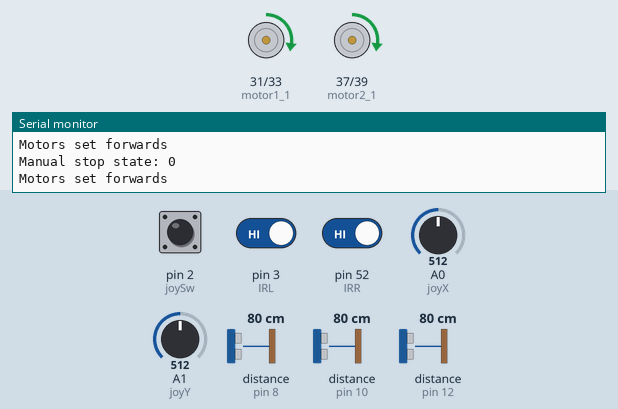
This sketch was run on a simulated Arduino Mega 2560, built with avr-gcc and run on an emulated ATmega2560. Parts: motor-driver pin pairs drawn as motors (green arrow = first pin HIGH = forward, orange = second pin HIGH = backward, longer = more drive, scaled by the enable pin), the last lines printed to the serial monitor. Wiring (inferred from the names in the program): 3 × ultrasonic range finder: trigger pin 9, echo pin 8 / trigger pin 11, echo pin 10 / trigger pin 13, echo pin 12. The inputs (shaded band) are chosen by the test bench; at power-on: distance to the obstacle (sensors on pin 8, pin 12, pin 10) 80 cm, pin 2 (joySw) HIGH, pin 3 (IRL) HIGH, pin 52 (IRR) HIGH, A0 (joyX) = 512, A1 (joyY) = 512. The echo pulse lasts 58.3 µs per cm.

Above: at 1.8 s.
1.9 s: distance to the obstacle (sensor on pin 8) set to 34 cm
6.3 s: distance to the obstacle (sensor on pin 8) set to 28 cm
At 10.6 s:
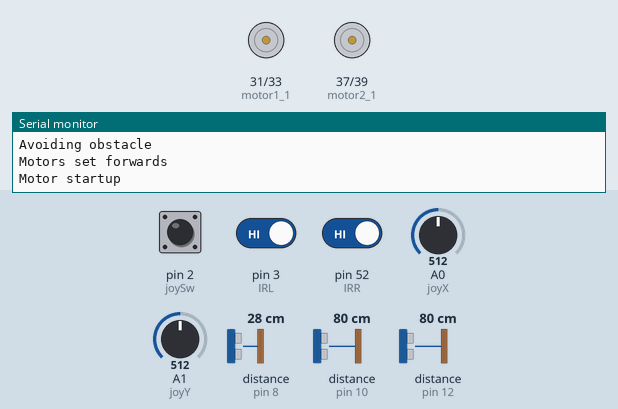
At 11.4 s:
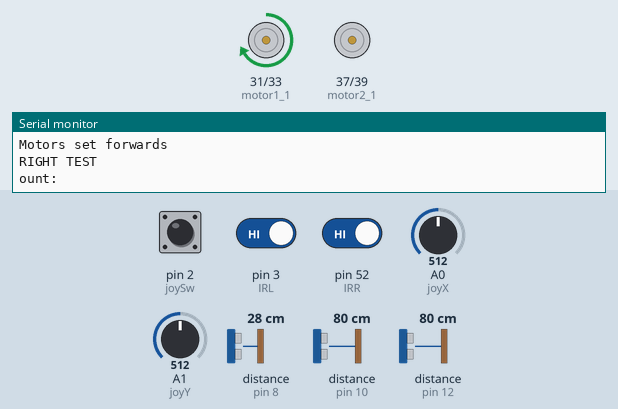
11.6 s: distance to the obstacle (sensor on pin 12) set to 35 cm
15.1 s: distance to the obstacle (sensor on pin 12) set to 30 cm
At 18.36 s:
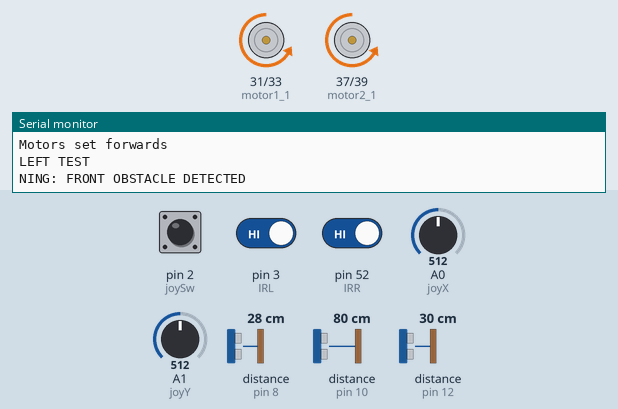
18.8 s: pin 2 (joySw) pulled LOW for 3.2 s
23.5 s: pin 2 (joySw) pulled LOW for 0.15 s
Timing chart, 0 to 28.0 s (numbered marks = the images above; inputs shaded):
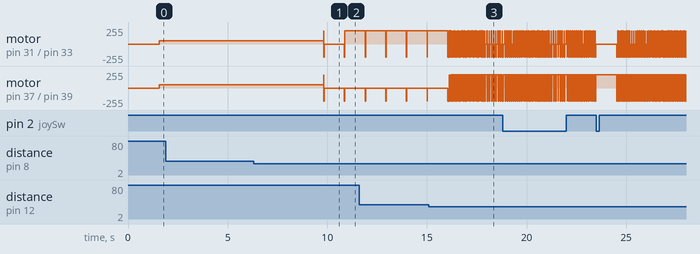

Measured:
- the behaviour switches between 33 and 32 cm on distance to the obstacle (sensor on pin 8) (found by bisection; images 0 and 1)
- the behaviour switches between 33 and 32 cm on distance to the obstacle (sensor on pin 12) (found by bisection; images 2 and 3)
- after the input at 6.3 s, motor on pin 31 (motor1_1) / pin 33 (motor1_2): forward 50/255 → stopped after 3.5 s, → forward 200/255 1.0 s later; motor on pin 37 (motor2_1) / pin 39 (motor2_2): forward 50/255 → stopped after 3.5 s

The sketch:

Whole_System_Code.ino
```cpp
#define echoPin1 8 //obstacle ultrasonic echo 1
#define trigPin1 9 //obstacle ultrasonic trigger 1
#define echoPin2 10 //obstacle ultrasonic echo 2
#define trigPin2 11 //obstacle ultrasonic trigger 2
#define echoPin3 12 //obstacle ultrasonic echo 3
#define trigPin3 13 //obstacle ultrasonic trigger 3

#define echoPin 8 //automatic ultrasonic echo
#define trigPin 9 //automatic ultrasonic trigger

#define IRR 52 //IR sensor 1
#define IRL 3 //IR sensor 2

#define joyX A0 //joystick X
#define joyY A1 //joystick Y
#define joySw 2 //joystick switch - controls attachInterrupt                                                                             // ????? NEWLY UPDATED ?????

#define motor1_1 31 //motor 1_1
#define motor1_2 33 //motor 1_2
#define motor1_en 6 //motor 1_en
#define motor2_1 37 //motor 2_1
#define motor2_2 39 //motor 2_2
#define motor2_en 7 //motor 2_en


//VARIABLES

//OBSTACLE DETECTION
int frontLimit = 12; //distance limit in inches
int bottomLimit = 4; //distance limit in inches
int backLimit = 12;  //distance limit in inches

//MANUAL FOLLOWING
int xPosJoy = 0;
int yPosJoy = 0;
int swStateJoy = 0;
int mapX = 0;
int mapY = 0;

bool manual_stop = 0; //use joystick switch to toggle emergency stop                                                                   // ????? NEWLY ADDED ?????

//AUTOMATIC FOLLOWING
int statusSensorLeft;
int statusSensorRight;
float autoDistance;

void setup()
{
  // Turn off motors - Initial state
  motors_stop();
  motors_speed_func(0); //start motors at 0 speed

  //MANUAL SHUTOFF
  pinMode(joySw, INPUT_PULLUP);                                                                                                             // ????? NEWLY ADDED ?????
  attachInterrupt(digitalPinToInterrupt(joySw), manual_shutoff, CHANGE);

  //OBSTACLE DETECTION
  pinMode(echoPin1, INPUT); //obstacle ultrasonic echo 1
  pinMode(trigPin1, OUTPUT); //obstacle ultrasonic trigger 1

  pinMode(echoPin2, INPUT); //obstacle ultrasonic echo 2
  pinMode(trigPin2, OUTPUT); //obstacle ultrasonic trigger 2

  pinMode(echoPin3, INPUT); //obstacle ultrasonic echo 3
  pinMode(trigPin3, OUTPUT); //obstacle ultrasonic trigger 3

  //AUTOMATIC FOLLOWING
  pinMode(echoPin, INPUT); //automatic ultrasonic echo
  pinMode(trigPin, OUTPUT); //automatic ultrasonic trigger

  pinMode (IRR, INPUT); //IR sensor 1
  pinMode (IRL, INPUT); //IR sensor 2

  //MANUAL FOLLOWING
  pinMode (joyX, INPUT); //joystick X
  pinMode (joyY, INPUT); //joystick Y
  pinMode (joySw, INPUT_PULLUP); //joystick switch

  //MOTOR CONTROL
  pinMode(motor1_1, OUTPUT); //motor 1_1
  pinMode(motor1_2, OUTPUT); //motor 1_2
  pinMode(motor1_en, OUTPUT); //motor1_en
  pinMode(motor2_1, OUTPUT); //motor 2_1
  pinMode(motor2_2, OUTPUT); //motor 2_2
  pinMode(motor2_en, OUTPUT); //motor2_en

  digitalWrite(motor1_1, LOW);
  digitalWrite(motor1_2, LOW);
  digitalWrite(motor2_1, LOW);
  digitalWrite(motor2_2, LOW);

  Serial.begin(9600); //start serial communication at 9600 baudrate speed
}

void loop() //controls which type of system is being run
{

  Serial.print("Manual stop state: ");
  Serial.println(manual_stop);

  motors_set_forwards();

  //IF IN MANUAL STOP MODE, DO NOT RUN CODE                                                                                                 // ????? NEWLY ADDED ?????
  if (manual_stop == 0) {

    //HIERARCHY
    //1) obstacle detection
    //2) manual control
    //3) automatic control

    xPosJoy = analogRead(joyX);
    yPosJoy = analogRead(joyY);
    mapX = map(xPosJoy, 0, 1023, -512, 512);
    mapY = map(yPosJoy, 0, 1023, -512, 512);

    //    Serial.print("\nX_pos: ");
    //    Serial.println(xPosJoy);
    //    Serial.print("Y_pos: ");
    //    Serial.println(yPosJoy);
    //    Serial.print("X: ");
    //    Serial.println(mapX);
    //    Serial.print("Y: ");
    //    Serial.println(mapY);

    if (mapX > 80 || mapX < -80 || mapY > 80 || mapY < -80) {
      //----MANUAL CONTROL OVERRIDE----

      if (obstacle_front() || obstacle_back()) { //need to avoid any obstacles before manual following can be implemented
        //----OBSTACLE DETECTION OVERRIDE----
        Serial.println("\nObstacle detection - 1");
        obstacle_detection_full(); //complete obstacle detection
      }

      manual_following_full(); //run joystick control
      Serial.println("\nManual control");
    }
    else if (obstacle_front() || obstacle_back()) {
      //----OBSTACLE DETECTION OVERRIDE----
      Serial.println("\nObstacle detection - 1");
      obstacle_detection_full(); //complete obstacle detection
    }
    else {
      //----AUTOMATIC CONTROL BASELINE----
      Serial.println("\nAutomatic control");
      auto_drive(); //run automatic detection otherwise
    }
  }
  else {  //STOP MOTORS IF MANUAL STOP ENACTED
    motors_stop();
    motors_speed_func(0); //stop motors from running
  }
}


//----------IMPLEMENTATIONS----------


//OBSTACLE DETECTION

void obstacle_detection_full() {
  if (obstacle_front()) { //obstacle_front is true of there is an obstacle
    Serial.print("\n");
    Serial.println("WARNING: FRONT OBSTACLE DETECTED");

    avoid_obstacle();
  }
  if (obstacle_back()) { //obstacle_front is true of there is an obstacle
    Serial.print("\n");
    Serial.println("WARNING: BACK OBSTACLE DETECTED");

    avoid_obstacle();
  }
  else {
    Serial.print("\n");
    Serial.println("no obstacles detected");
  }
}

//MANUAL FOLLOWING

void manual_shutoff() {                                                                                                                   // ????? NEWLY ADDED ?????
  Serial.println("\nManual shutoff - state change");
  swStateJoy = digitalRead(joySw); //0 = unclicked, 1 = clicked                                                     // ????? removed from full manual function ?????

  //update manual stop state
  if (manual_stop == 0) {
    manual_stop = 1;
  }
  else {
    manual_stop = 0;
  }
}

void manual_following_full() {
  Serial.println("Manual following function");

  xPosJoy = analogRead(joyX);
  yPosJoy = analogRead(joyY);
  mapX = map(xPosJoy, 0, 1023, -512, 512);
  mapY = map(yPosJoy, 0, 1023, -512, 512);

  //mapY > 150 => joystick right
  //mapy < -150 => joystick left
  //mapX > 150 => joystick up
  //mapX < -150 => joystick down

  //check that joystick is being moved
  if (mapX > 150 || mapX < -150 || mapY > 150 || mapY < -150) {

    int x_speed = map(mapX, 0, 1023, -100, 100); //moves back and forth slowly
    int y_offset = map(mapY, 0, 1023, -155, 155); //turn speed mapping

    //set motor speeds
    int left_speed = x_speed + y_offset;
    int right_speed = x_speed - y_offset;

    Serial.print("X_SPEED: ");
    Serial.println(x_speed);
    Serial.print("Y_SPEED");
    Serial.println(y_offset);

    check_direction(left_speed, right_speed);
    left_speed = abs(left_speed);
    right_speed = abs(right_speed);

    if(left_speed > 255){
      left_speed = 255;
    }
    if(left_speed < 0){
      left_speed = 0;
    }
    if(right_speed > 255){
      right_speed = 255;
    }
    if(right_speed < 0){
      right_speed = 0;
    }

    motor_startup();
    motors_speed_individual(left_speed, right_speed);
  }
}

//AUTOMATIC FOLLOWING

void auto_drive() {
  float mean;
  float devs[10];
  float sdev;
  float distances[10];
  int pwm_in;
  float kp = 20; // proportional control constant
  read_IR(); //read directional IR values
  for (int i = 0; i < 10; i++) {
    read_auto_ultra();
    distances[i] = autoDistance; //read 10 utrasonic values and input into size 10 array
    delay(50);
  }

  sdev = calculateSD(distances);

  pwm_in = int(sdev * kp) + 50;
  motors_speed_individual(pwm_in,pwm_in);
 /* if  (statusSensorRight == 1 && statusSensorLeft == 0) {
    //case: something is detected on the left
    Serial.println("left ");
    Serial.print("pwm: ");
    Serial.println(pwm_in);
    motors_speed_individual(pwm_in,pwm_in/2);
  }
  else if (statusSensorRight == 0 && statusSensorLeft == 1) {
    //case: something is detected on the right
    Serial.println("right ");
    Serial.print("pwn: ");
    Serial.println(pwm_in);
    motors_speed_individual(pwm_in/2,pwm_in);
  }
  else if (statusSensorRight == 1 && statusSensorLeft == 1) {
    //case: something is detected on both sides
    Serial.println("centre ");
    Serial.print("pwn: ");
    Serial.println(pwm_in);
    motors_speed_individual(pwm_in,pwm_in);
  }
  else if (statusSensorRight == 0 && statusSensorLeft == 0){
    Serial.println("none");
    Serial.print("pwm: ");
    Serial.println(pwm_in);
  }
  Serial.print("sense state: ");
  Serial.print(statusSensorRight);
  Serial.println(statusSensorLeft);
  */
}


//----------FUNCTIONS----------


//OBSTACLE DETECTION

bool obstacle_back() { //if no obstacle, return false
  long duration3;
  int distance3;

  //clear trigPins to low
  digitalWrite(trigPin3, LOW);

  //clear trigPins to low
  digitalWrite(trigPin3, LOW);
  delayMicroseconds(2); //delay, required as per arduino example code

  //set trigPins high for 10 microseconds
  digitalWrite(trigPin3, HIGH);
  delayMicroseconds(10);

  //clear trigPins again
  digitalWrite(trigPin3, LOW);

  // Reads the echoPin, returns the sound wave travel time in microseconds
  duration3 = pulseIn(echoPin3, HIGH);

  // Calculating the distance
  distance3 = duration3 / 72 / 2; ////sound travels at 72 microseconds per inch, and then divide by 2 because the sound traveled there and back

  //serial prints for trouble shooting
  //Serial.print("\n");
  //Serial.print(distance3);
  //Serial.print(" inches");

  if (distance3 > backLimit) { //limit set in inches
    return false; //no obstacle if sensor reads further than limit
  }
  else {
    return true;
  }
}

bool obstacle_front() { //if no obstacle, return false
  //create variables
  long duration1;
  long duration2;
  int distance1;
  int distance2;

  //clear trigPins to low
  digitalWrite(trigPin1, LOW);
  digitalWrite(trigPin2, LOW);
  delayMicroseconds(2); //delay, required as per arduino example code

  //set trigPins high for 10 microseconds
  digitalWrite(trigPin1, HIGH);
  digitalWrite(trigPin2, HIGH);
  delayMicroseconds(10);

  //clear trigPins again
  digitalWrite(trigPin1, LOW);
  digitalWrite(trigPin2, LOW);

  // Reads the echoPin, returns the sound wave travel time in microseconds
  duration1 = pulseIn(echoPin1, HIGH);
  duration2 = pulseIn(echoPin2, HIGH);

  // Calculating the distance
  distance1 = duration1 / 72 / 2; ////sound travels at 72 microseconds per inch, and then divide by 2 because the sound traveled there and back
  distance2 = duration2 / 72 / 2;

  //serial prints for testing
  //Serial.print("\n");
  //Serial.print(distance2);
  //Serial.print(" inches");

  if ((distance1 > frontLimit) and (distance2 < bottomLimit)) { //obstacle distance limits in inches
    return false; //no obstacles detected ahead or below, the function returns false
  }
  else {
    return true;
  }
}

void avoid_obstacle() { //turn in place to avoid obstacle
  Serial.println("Avoiding obstacle");

//  motors_stop(); //stop movement
  //turn until safe
  int count = 0;

  motors_set_forwards();
  motor_startup();

  while (obstacle_back() || obstacle_front()) {
    if (count < 8) {
      stationary_turn_right(90); //turn right with movement speed 30
      Serial.println("RIGHT TEST");
    }
    else {
      stationary_turn_left(110); //turn left with movement speed 50
      Serial.println("LEFT TEST");
    }
    count++; //if cannot avoid obstacle for 30 cycles in one direction, turn in other direction
    delay(10);
    Serial.println("Count: " + count);
  }
}


//MOTOR CONTROL

void motor_startup() { //quick pulse to turn on motors
  analogWrite(motor1_en, 200);
  analogWrite(motor2_en, 200);

  Serial.println("Motor startup");

  digitalWrite(motor1_1, LOW);
  digitalWrite(motor1_2, HIGH);
  digitalWrite(motor2_1, LOW);
  digitalWrite(motor2_2, HIGH);

  delay(20);

  analogWrite(motor1_en, 0);
  analogWrite(motor2_en, 0);
}

void motors_stop() { //stop the motors
  Serial.println("Motors stop");

  digitalWrite(motor1_1, LOW);
  digitalWrite(motor1_2, LOW);
  digitalWrite(motor2_1, LOW);
  digitalWrite(motor2_2, LOW);
}

void motors_set_forwards() { //switch motor direction to forward
  Serial.println("Motors set forwards");

//  digitalWrite(motor1_1, LOW);
//  digitalWrite(motor1_2, HIGH);
//  digitalWrite(motor2_1, LOW);
//  digitalWrite(motor2_2, HIGH);

  digitalWrite(motor1_1, HIGH);
  digitalWrite(motor1_2, LOW);
  digitalWrite(motor2_1, HIGH);
  digitalWrite(motor2_2, LOW);
}

void motors_speed_func(int motors_speed) { //input movement speed
  Serial.print("\nMotors speed (func): ");
  Serial.println(motors_speed);

  //prevent value from exceed 255
  if (motors_speed > 255) {
    motors_speed = 255;
  }
  else if (motors_speed < 0) {
    motors_speed = 0;
  }
  analogWrite(motor1_en, motors_speed);
  analogWrite(motor2_en, motors_speed);
}

void motors_speed_individual(int motor1_speed, int motor2_speed) { //input movement speed
  Serial.print("Motor speeds: ");
  Serial.print(motor1_speed);
  Serial.print(' ');
  Serial.println(motor2_speed);

  check_direction(motor1_speed, motor2_speed);
  motor1_speed = abs(motor1_speed);
  motor2_speed = abs(motor2_speed);


  //prevent value from exceed 255
  if (motor1_speed > 255) {
    motor1_speed = 255;
  }
  else if (motor1_speed < 0) {
    motor1_speed = 0;
  }
  if (motor2_speed > 255) {
    motor2_speed = 255;
  }
  else if (motor2_speed < 0) {
    motor2_speed = 0;
  }

  motors_set_forwards();

  analogWrite(motor1_en, motor1_speed);
  analogWrite(motor2_en, motor2_speed);
}

void stationary_turn_right(int motors_speed) { //turn right in place
  Serial.println("Stationary, turn right - " + motors_speed);
  motor_startup();
  motors_set_forwards();
//
//  //prevent value from exceed 255
//  if (motors_speed > 255) {
//    motors_speed = 255;
//  }
//  else if (motors_speed < 0) {
//    motors_speed = 0;
//  }
//
//  int motor1_speed = 0 - motors_speed;
//  int motor2_speed = motors_speed;
//
//  check_direction(motor1_speed, motor2_speed);
//  motor1_speed = abs(motor1_speed);
//  motor2_speed = abs(motor2_speed);
//
//  analogWrite(motor1_en, motor1_speed);
//  analogWrite(motor2_en, motor2_speed);

    analogWrite(motor1_en, 200);
    analogWrite(motor2_en, 0);
}

void stationary_turn_left(int motors_speed) { //turn left in place
  Serial.println("Stationary, turn left - " + motors_speed);
  motor_startup();
  motors_set_forwards();
//
//  //prevent value from exceed 255
//  if (motors_speed > 255) {
//    motors_speed = 255;
//  }
//  else if (motors_speed < 0) {
//    motors_speed = 0;
//  }
//
//  int motor1_speed = motors_speed;
//  int motor2_speed = 0 - motors_speed;
//
//  check_direction(motor1_speed, motor2_speed);
//  motor1_speed = abs(motor1_speed);
//  motor2_speed = abs(motor2_speed);
//
//  analogWrite(motor1_en, motor1_speed);
//  analogWrite(motor2_en, motor2_speed);


    analogWrite(motor1_en, 0);
    analogWrite(motor2_en, 200);
}

void check_direction(int motor1, int motor2) {
  if (motor1 < 0) {
    digitalWrite(motor1_1, HIGH);
    digitalWrite(motor1_2, LOW);
  }
  else if (motor1 >= 0) {
    digitalWrite(motor1_1, LOW);
    digitalWrite(motor1_2, HIGH);
  }

  if (motor2 < 0) {
    digitalWrite(motor2_1, HIGH);
    digitalWrite(motor2_2, LOW);
  }
  else if (motor2 >= 0) {
    digitalWrite(motor2_1, LOW);
    digitalWrite(motor2_2, HIGH);
  }
}


//AUTOMATIC

float calculateSD(float data[])
{
    float sum = 0.0, mean, standardDeviation = 0.0;

    int i;

    for(i = 0; i < 10; ++i)
    {
        sum += data[i];
    }

    mean = sum/10;

    for(i = 0; i < 10; ++i)
        standardDeviation += pow(data[i] - mean, 2);

    return sqrt(standardDeviation / 10);
}

void read_IR() {
  statusSensorRight = digitalRead (IRR);
  statusSensorLeft = digitalRead (IRL);
}

void read_auto_ultra() {

  long duration;

  digitalWrite(trigPin, LOW);
  delayMicroseconds(2); //delay, required as per arduino example code

  //set trigPins high for 10 microseconds
  digitalWrite(trigPin, HIGH);
  delayMicroseconds(10);

  digitalWrite(trigPin, LOW);

  duration = pulseIn(echoPin, HIGH);
  autoDistance = duration / 72 / 2;
}
```
